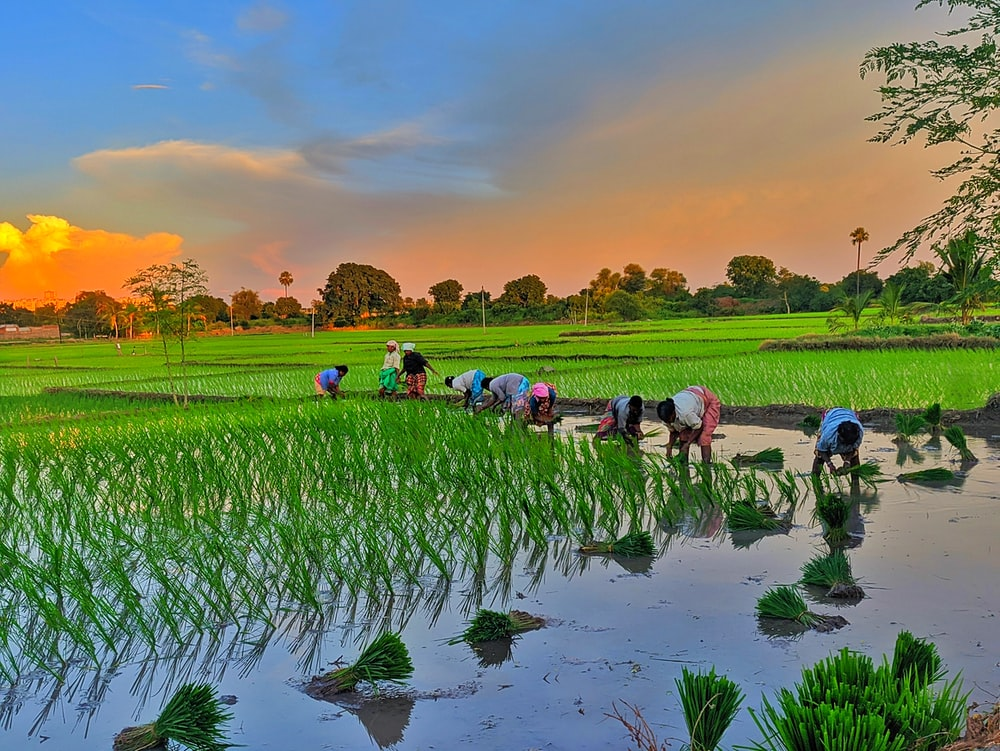
#> input picture image/paddy.jpeg, 1000 x 751 px, found by its file name
$ jupyter execute Assignment7.ipynb
#> lines starting #> are read from the running program, lines starting #| are printed output that depends on the picture
## Import Libaries

[cell 1]
import numpy as np
import cv2 as cv
import matplotlib.pyplot as plt

## Read image

[cell 2]
def read_image():
    path = "/media/rifat/STUDY/4-1/LAB/Image_Processing/image/paddy.jpeg"
    img = plt.imread(path)
#> img is the input picture: shape (751, 1000, 3); mean R, G, B 112.2, 127, 101.8
    gray = cv.cvtColor(img,cv.COLOR_RGB2GRAY)
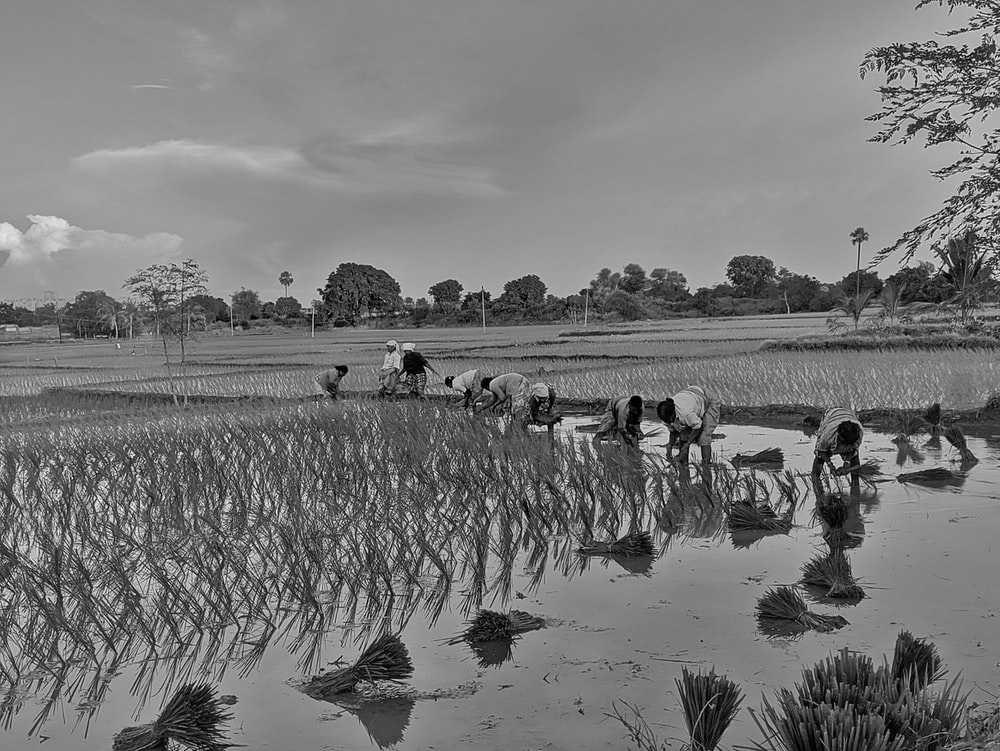
#> gray: shape (751, 1000); min 0, max 253, mean 119.7

    return img,gray

[cell 3]
def shifting(img,p):
    r,c = img.shape
    img1 = np.copy(img)
    for i in range(r):
        for j in range (c):
            x = img1[i][j] + p
            if(x > 255):
                x = 255
            elif (x < 0):
                x = 0
            img1[i][j] = x
    return img1

[cell 4]
def narrow_banding(img):
    r,c = img.shape
    img1 = np.copy(img)
    for i in range(r):
        for j in range (c):
            x = img1[i][j]
            if(x > 150):
                #x = np.random.randint(100,150)
                x = 150
            elif (x < 100):
                x = 100
                #x = np.random.randint(100,150)
            img1[i][j] = x
    return img1

[cell 5]
def histogram_shifting(gray):

    orginal_hist = cv.calcHist([gray],[0],None,[256],[0,256])
#> orginal_hist = 256 values, max 15457 at index 137, min 0 at index 251, mean 2933.6

    right_Image = shifting(gray,50)
#> after the loop in shifting, `for i in range(r):`:
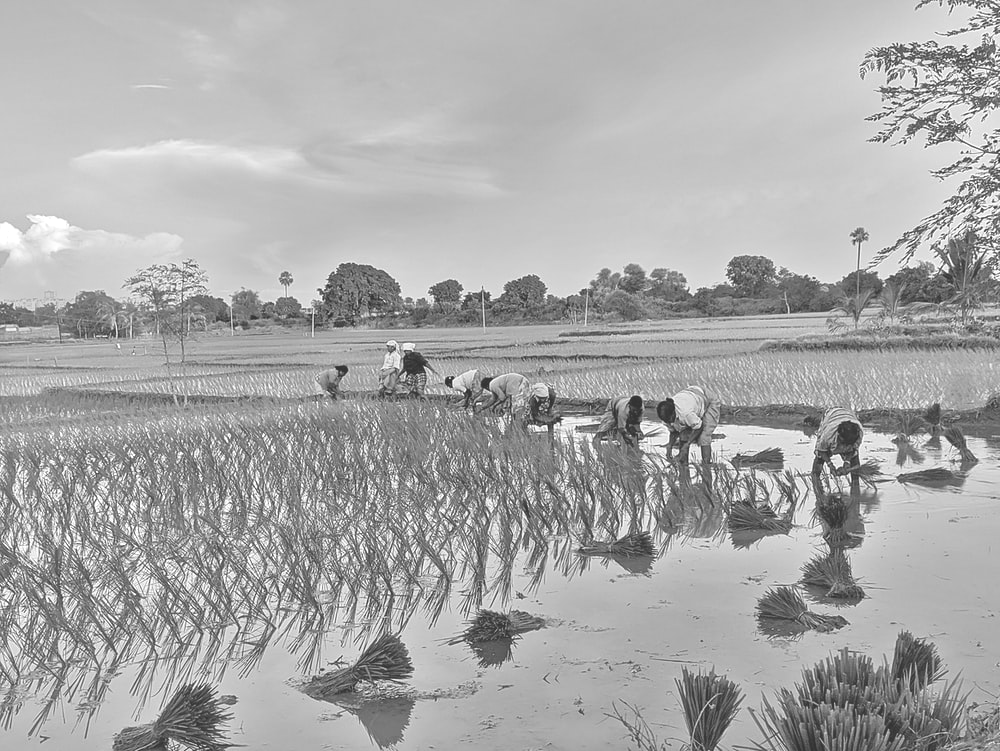
#> img1: shape (751, 1000); min 50, max 255, mean 169.7
    right_hist = cv.calcHist([right_Image],[0],None,[256],[0,256])
#> right_hist = 256 values, max 15457 at index 187, min 0 at index 0, mean 2933.6

    left_Image = shifting(gray,-50)
#> call 2 of shifting, with p = -50
#> after the loop in shifting (call 2), `for i in range(r):`:
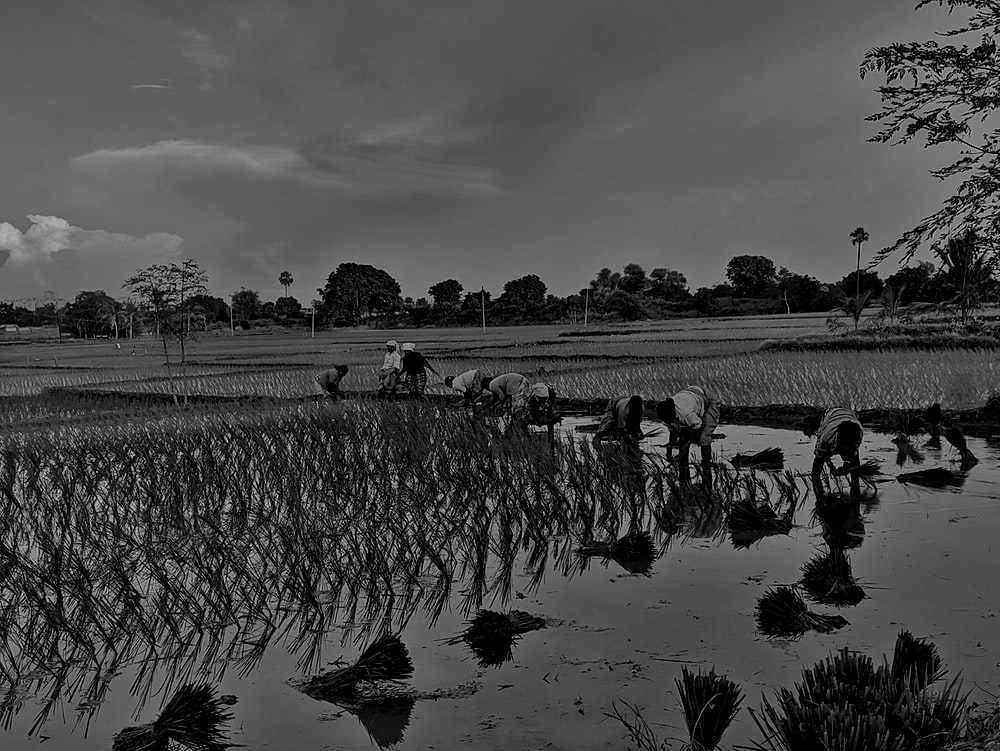
#> img1: shape (751, 1000); min 0, max 203, mean 71
    left_hist = cv.calcHist([left_Image],[0],None,[256],[0,256])
#> left_hist = 256 values, max 59133 at index 0, min 0 at index 201, mean 2933.6

    N_band = narrow_banding(gray)
#> after the loop in narrow_banding, `for i in range(r):`:
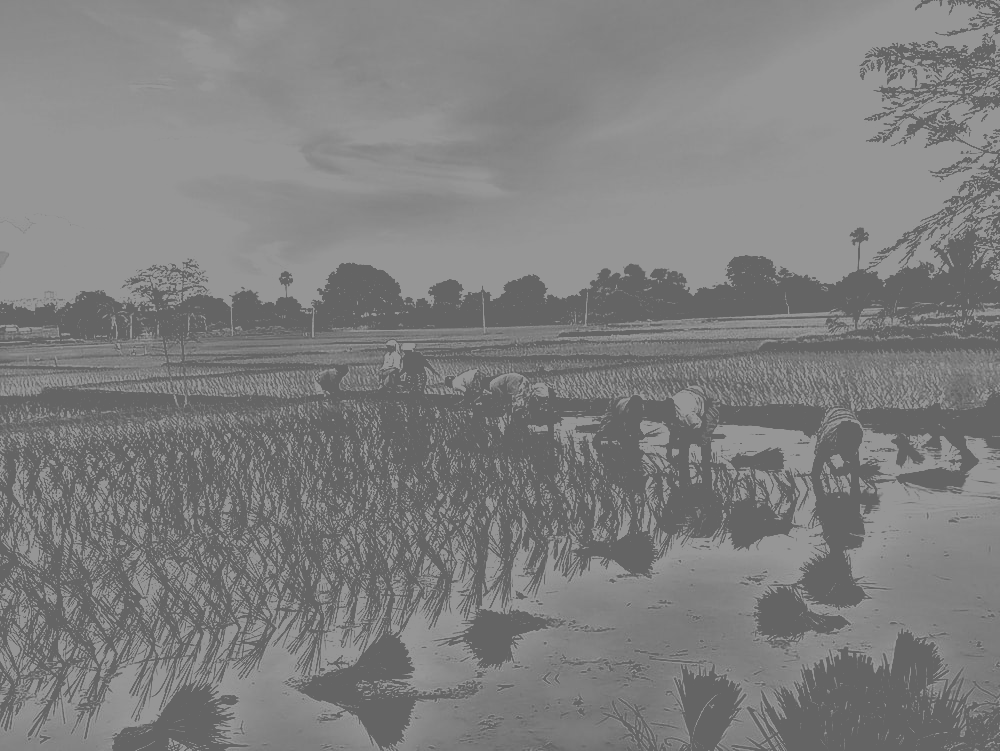
#> img1: shape (751, 1000); min 100, max 150, mean 127.1
    N_band_hist = cv.calcHist([N_band],[0],None,[256],[0,256])
#> N_band_hist = 256 values, max 214504 at index 100, min 0 at index 0, mean 2933.6


    images = [gray,orginal_hist,right_Image,right_hist,left_Image,left_hist,N_band,N_band_hist]

    titles = ["Orginal","Original Histogram","Right Shift Image","Right Shift Histogram","Left Shift Image","Left Shift Histogram","Narrow Band","Narrow Band Histogram"]

    n = len(images)
#> n = 8
    plt.figure(figsize = (30,30))
    for i in range(n):
        plt.subplot(4,2,i+1)
        r,c = images[i].shape
        if(c == 1):
            plt.plot(images[i])
        else:
            plt.imshow(images[i],cmap = 'gray')
        plt.title(titles[i])


    plt.show()
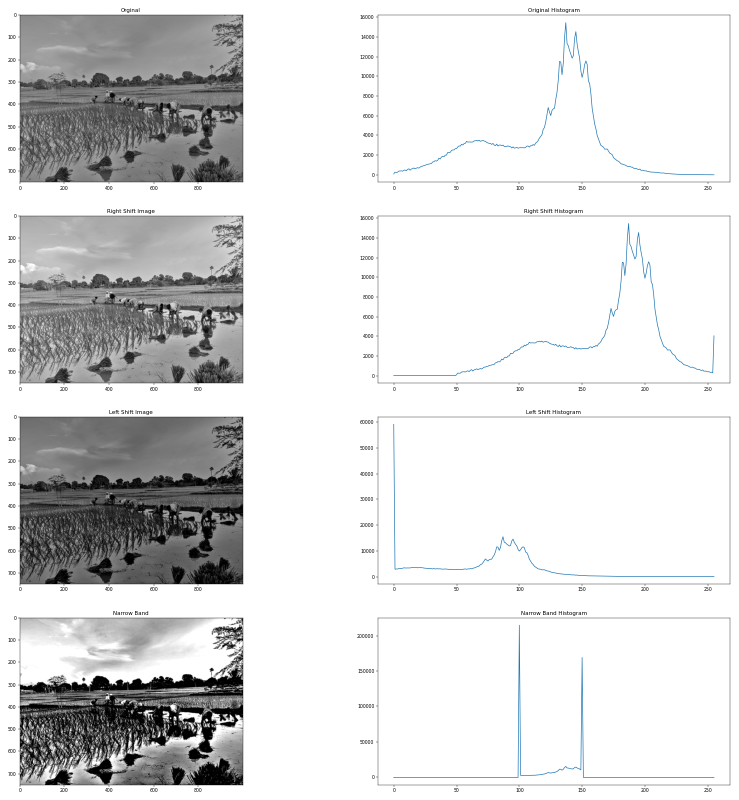
#> figure drawn by matplotlib, 8 panels; panel 2: curve peaks at x = 137, y = 15457; panel 4: curve peaks at x = 187, y = 15457; panel 6: curve peaks at x = 0, y = 59133; panel 8: curve peaks at x = 100, y = 214504

$ run again, with image/tiger.jpeg copied over image/paddy.jpeg
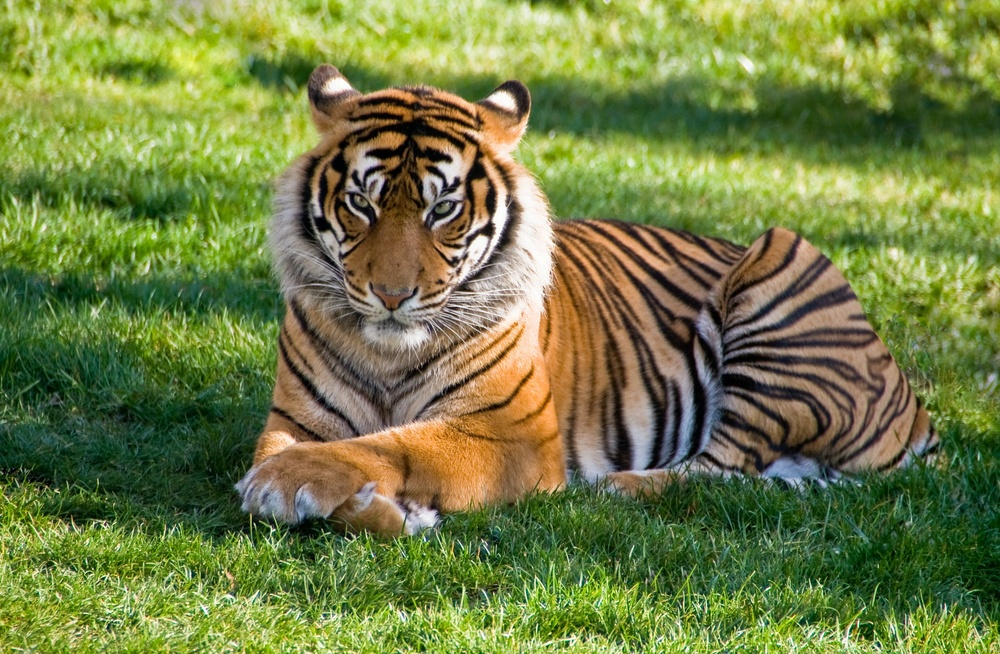
#> input picture image/tiger.jpeg, 1000 x 654 px, shrunk from 2292 x 1500 before the run, found by its file name
#> in read_image, img is the input picture: shape (654, 1000, 3); mean R, G, B 114.6, 126.5, 68.1
#> orginal_hist = 256 values, max 4156 at index 148, min 6 at index 255, mean 2554.7
#> right_hist = 256 values, max 30464 at index 255, min 0 at index 0, mean 2554.7
#> after the loop in shifting (call 2), `for i in range(r):`:
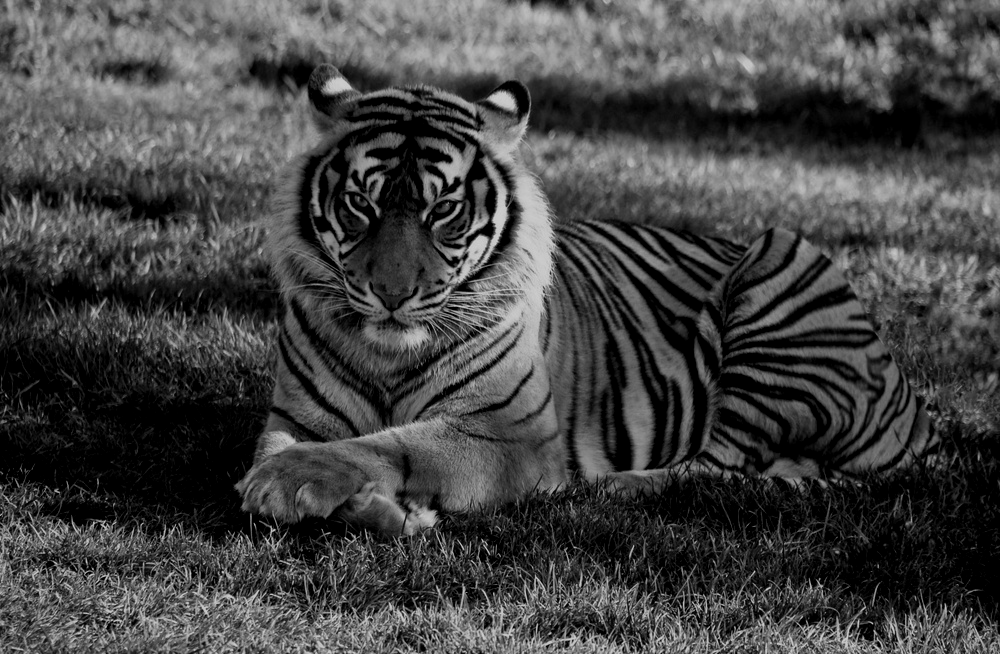
#> img1: shape (654, 1000); min 0, max 205, mean 68.3
#> left_hist = 256 values, max 80314 at index 0, min 0 at index 206, mean 2554.7
#> after the loop in narrow_banding, `for i in range(r):`:
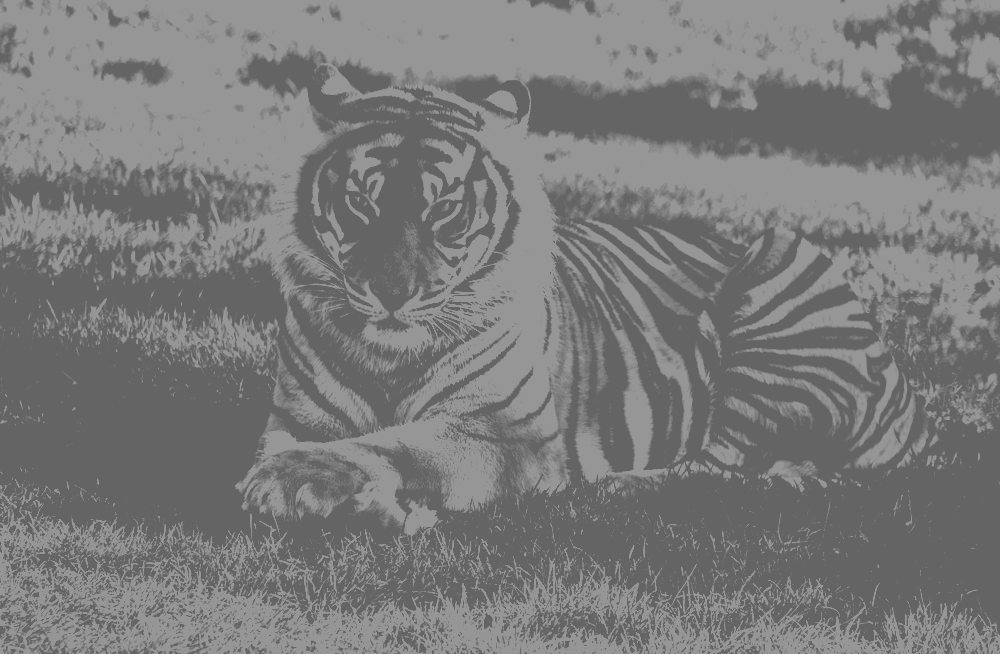
#> img1: shape (654, 1000); min 100, max 150, mean 122.3
#> N_band_hist = 256 values, max 266065 at index 100, min 0 at index 0, mean 2554.7
#> n = 8

$ run again, with image/1.jpg copied over image/paddy.jpeg
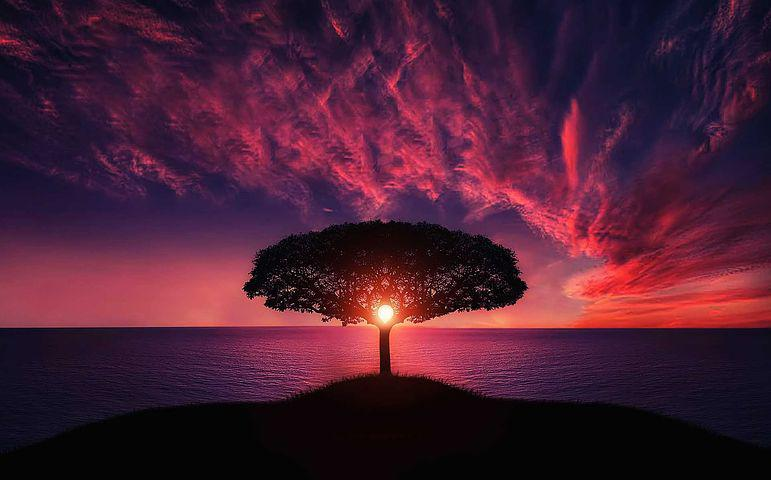
#> input picture image/1.jpg, 771 x 480 px, found by its file name
#> in read_image, img is the input picture: shape (480, 771, 3); mean R, G, B 73.7, 30.4, 51.4
#> orginal_hist = 256 values, max 34227 at index 4, min 0 at index 221, mean 1445.6
#> right_hist = 256 values, max 34227 at index 54, min 0 at index 0, mean 1445.6
#> after the loop in shifting (call 2), `for i in range(r):`:
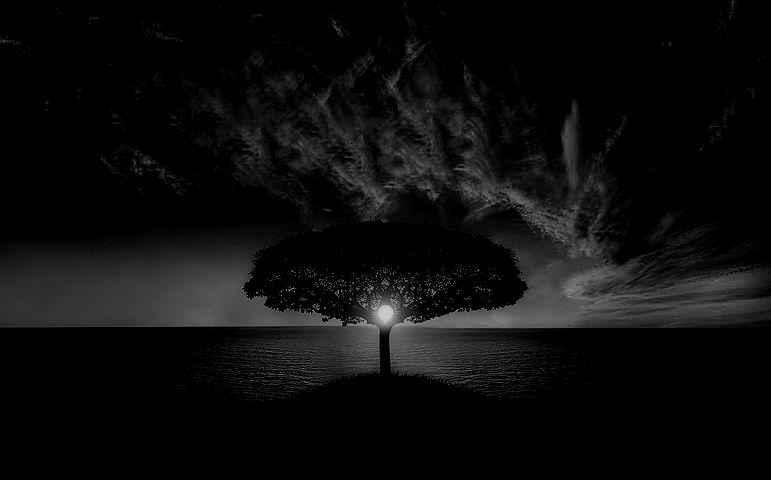
#> img1: shape (480, 771); min 0, max 204, mean 12.6
#> left_hist = 256 values, max 240525 at index 0, min 0 at index 171, mean 1445.6
#> after the loop in narrow_banding, `for i in range(r):`:
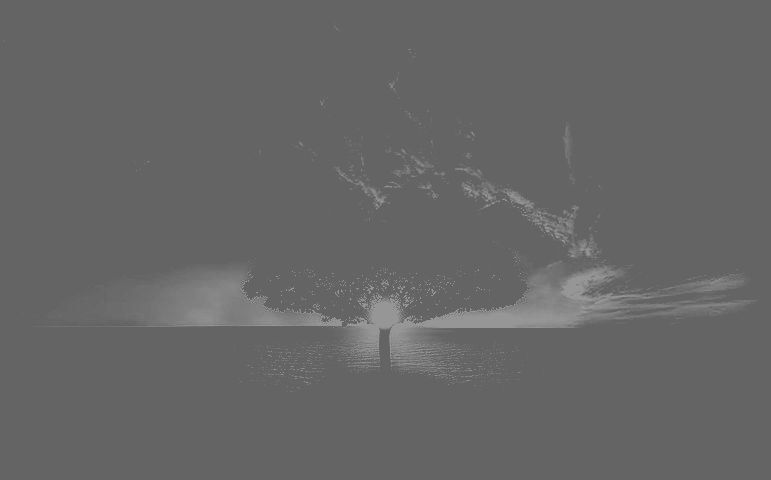
#> img1: shape (480, 771); min 100, max 150, mean 102.1
#> N_band_hist = 256 values, max 333308 at index 100, min 0 at index 0, mean 1445.6
#> n = 8
